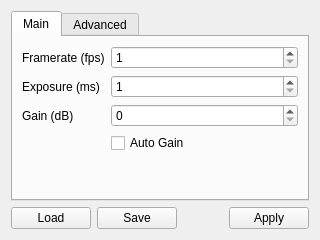
<?xml version="1.0" encoding="UTF-8"?>
<ui version="4.0">
 <class>CamSettings</class>
 <widget class="QWidget" name="CamSettings">
  <property name="geometry">
   <rect>
    <x>0</x>
    <y>0</y>
    <width>320</width>
    <height>240</height>
   </rect>
  </property>
  <property name="sizePolicy">
   <sizepolicy hsizetype="Preferred" vsizetype="Preferred">
    <horstretch>0</horstretch>
    <verstretch>0</verstretch>
   </sizepolicy>
  </property>
  <property name="minimumSize">
   <size>
    <width>320</width>
    <height>240</height>
   </size>
  </property>
  <property name="maximumSize">
   <size>
    <width>320</width>
    <height>240</height>
   </size>
  </property>
  <property name="windowTitle">
   <string>Camera Settings</string>
  </property>
  <property name="toolTip">
   <string>Allows to check/set the most commonly used camera settings. The non available options are greyed out</string>
  </property>
  <layout class="QVBoxLayout" name="verticalLayout_2">
   <item>
    <widget class="QTabWidget" name="tabWidget">
     <property name="currentIndex">
      <number>0</number>
     </property>
     <widget class="QWidget" name="tab">
      <attribute name="title">
       <string>Main</string>
      </attribute>
      <layout class="QFormLayout" name="formLayout">
       <item row="0" column="0">
        <widget class="QLabel" name="label_4">
         <property name="text">
          <string>Framerate (fps)</string>
         </property>
        </widget>
       </item>
       <item row="0" column="1">
        <widget class="QSpinBox" name="framerate_spinBox">
         <property name="minimum">
          <number>1</number>
         </property>
         <property name="maximum">
          <number>2000</number>
         </property>
        </widget>
       </item>
       <item row="1" column="0">
        <widget class="QLabel" name="label">
         <property name="text">
          <string>Exposure (ms)</string>
         </property>
        </widget>
       </item>
       <item row="1" column="1">
        <widget class="QSpinBox" name="exposure_spinBox">
         <property name="minimum">
          <number>1</number>
         </property>
         <property name="maximum">
          <number>2000000</number>
         </property>
        </widget>
       </item>
       <item row="2" column="0">
        <widget class="QLabel" name="label_2">
         <property name="text">
          <string>Gain (dB)</string>
         </property>
        </widget>
       </item>
       <item row="2" column="1">
        <widget class="QSpinBox" name="gain_spinBox">
         <property name="maximum">
          <number>50</number>
         </property>
        </widget>
       </item>
       <item row="3" column="1">
        <widget class="QCheckBox" name="autogain_checkBox">
         <property name="text">
          <string>Auto Gain</string>
         </property>
        </widget>
       </item>
      </layout>
     </widget>
     <widget class="QWidget" name="tab_2">
      <attribute name="title">
       <string>Advanced</string>
      </attribute>
      <layout class="QFormLayout" name="formLayout_2">
       <item row="0" column="0">
        <widget class="QLabel" name="binning_label">
         <property name="text">
          <string>Binning</string>
         </property>
        </widget>
       </item>
       <item row="0" column="1">
        <widget class="QComboBox" name="binning_comboBox">
         <item>
          <property name="text">
           <string>1</string>
          </property>
         </item>
         <item>
          <property name="text">
           <string>2</string>
          </property>
         </item>
         <item>
          <property name="text">
           <string>4</string>
          </property>
         </item>
        </widget>
       </item>
       <item row="1" column="0">
        <widget class="QLabel" name="label_3">
         <property name="toolTip">
          <string>Acquisition mode: 'continuous' is free run, 'nframes' allows to acquire an arbitratry number of frames</string>
         </property>
         <property name="text">
          <string>Mode</string>
         </property>
        </widget>
       </item>
       <item row="1" column="1">
        <widget class="QComboBox" name="mode_comboBox">
         <item>
          <property name="text">
           <string>Continuous</string>
          </property>
         </item>
         <item>
          <property name="text">
           <string>MultiFrame</string>
          </property>
         </item>
        </widget>
       </item>
       <item row="2" column="1">
        <widget class="QSpinBox" name="nframes_spinBox">
         <property name="minimum">
          <number>1</number>
         </property>
         <property name="maximum">
          <number>999999</number>
         </property>
        </widget>
       </item>
      </layout>
     </widget>
    </widget>
   </item>
   <item>
    <layout class="QHBoxLayout" name="horizontalLayout">
     <item>
      <widget class="QPushButton" name="load_settings_pushButton">
       <property name="text">
        <string>Load</string>
       </property>
      </widget>
     </item>
     <item>
      <widget class="QPushButton" name="save_settings_pushButton">
       <property name="text">
        <string>Save</string>
       </property>
      </widget>
     </item>
     <item>
      <spacer name="horizontalSpacer">
       <property name="orientation">
        <enum>Qt::Horizontal</enum>
       </property>
       <property name="sizeHint" stdset="0">
        <size>
         <width>40</width>
         <height>20</height>
        </size>
       </property>
      </spacer>
     </item>
     <item>
      <widget class="QPushButton" name="apply_pushButton">
       <property name="text">
        <string>Apply</string>
       </property>
      </widget>
     </item>
    </layout>
   </item>
  </layout>
 </widget>
 <resources/>
 <connections/>
</ui>
